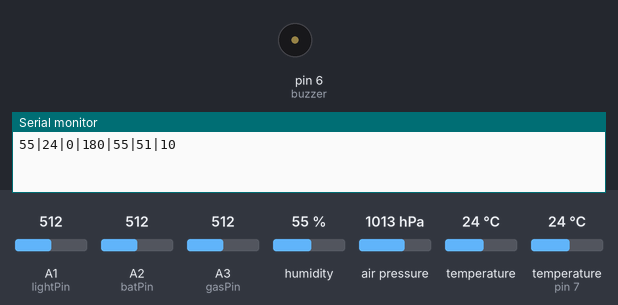
The sketch below on a simulated Arduino Uno, built with avr-gcc and run on an emulated ATmega328P. Parts: buzzer (waves = sounding), the last lines printed to the serial monitor. The test bench sets the inputs (shaded band); at power-on: A1 (lightPin) = 512, A2 (batPin) = 512, A3 (gasPin) = 512, humidity 55 %, air pressure 1013 hPa, temperature 24 °C, temperature (sensor on pin 7) 24 °C. No radio packets arrive unless stated.

Above: at 4.1 s.
At 8.72 s:
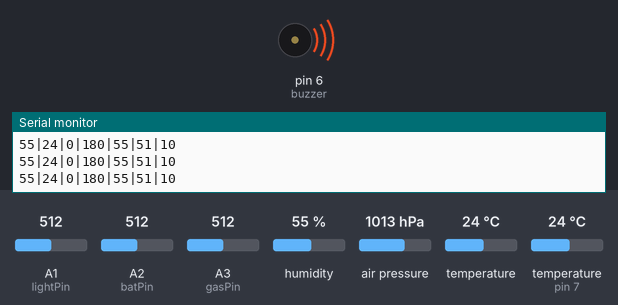
Timing chart, 0 to 9.5 s (numbered marks = the images above):
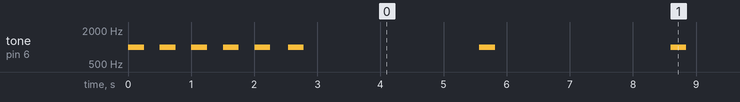

The sketch:

final_transmitter.ino
```cpp
#include "DHT.h"
#include <Adafruit_BMP280.h>
#include <SPI.h>
#include <nRF24L01.h>
#include <RF24.h>

#define DHTTYPE DHT11

#define DHTPIN 7
#define gasPin A3
#define batPin A2
#define lightPin A1
#define buzzer 6

DHT dht(DHTPIN, DHTTYPE);
Adafruit_BMP280 bmp;
RF24 radio(9, 10);
const byte address[6] = "00001";

void beep(){
  tone(buzzer,1000);
  delay(250);
  noTone(buzzer);
  delay(250);
}

struct MyData {
  byte gasValue;
  byte dn;
  byte tbmp;
  byte pbmp;
  byte abmp;
  byte h;
  byte t;
  byte b;
};
MyData data;
void setup() {
  dht.begin();
  bmp.begin();
  bmp.setSampling(Adafruit_BMP280::MODE_NORMAL,     /* Operating Mode. */
                  Adafruit_BMP280::SAMPLING_X2,     /* Temp. oversampling */
                  Adafruit_BMP280::SAMPLING_X16,    /* Pressure oversampling */
                  Adafruit_BMP280::FILTER_X16,      /* Filtering. */
                  Adafruit_BMP280::STANDBY_MS_500); /* Standby time. */
  radio.begin();
  radio.openWritingPipe(address);
  radio.setPALevel(RF24_PA_MIN);
  radio.stopListening();

  pinMode(6,OUTPUT);

  Serial.begin(9600);
  beep();
  beep();
  beep();
  beep();
  beep();

}

void loop() {
  data.gasValue = analogRead(gasPin);
  data.h = dht.readHumidity();
  data.t = dht.readTemperature();
  data.tbmp = bmp.readTemperature();
  data.pbmp = bmp.readPressure();
  data.abmp = bmp.readAltitude(1019.66);
  data.dn = map(analogRead(lightPin),0,1000,0,100); //LDR
  data.b = map(analogRead(batPin),125,155,0,100); // BATTERY

  radio.write(&data,sizeof(MyData)); // sent to reciever
  String text =String(data.h)+"|"+String((data.t+data.tbmp)/2)+"|"+String(data.gasValue)+"|"+String(data.pbmp)+"|"+String(data.abmp)+"|"+String(data.dn)+"|"+String(data.b);
  Serial.println(text);
  beep();
  delay(2500);


}
```

Measured:
- by itself, tone on pin 6 (buzzer): goes 5 × (1000 Hz 0.25 s, silent 0.25 s), 42 × (1000 Hz 0.25 s, silent 2.8 s), then 1000 Hz
